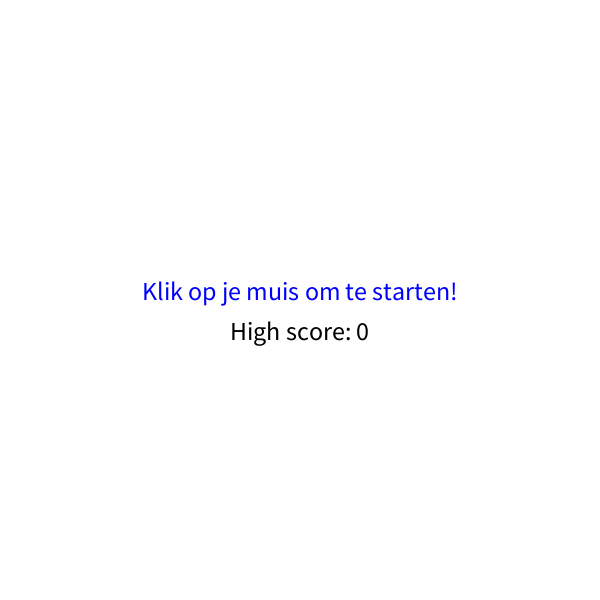
Frame 1 (no input)
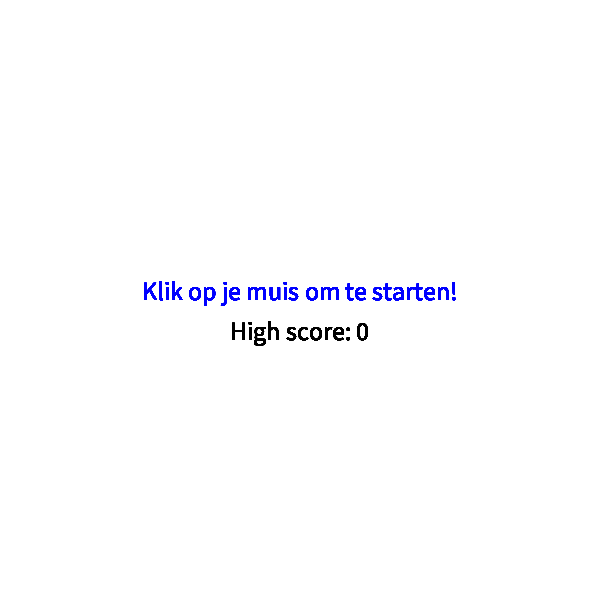
Frame 60 (the mouse pressed at the canvas centre just before this capture)
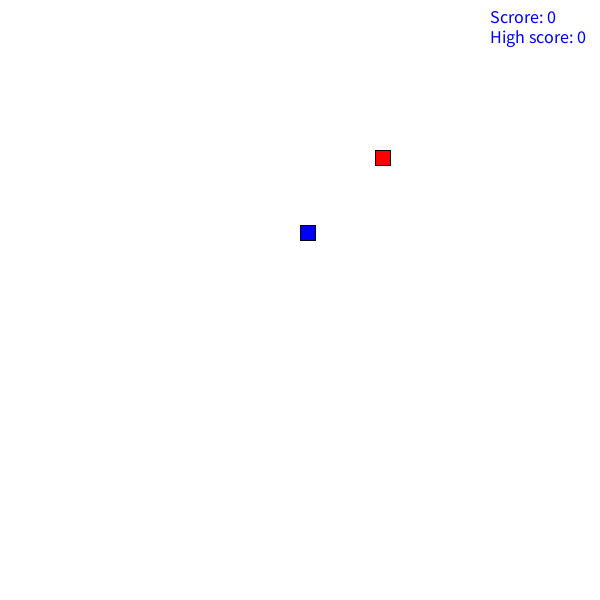
Frame 120 (the mouse held since frame 60 and released just before this capture)

The Processing sketch that drew these frames (run headless with seeded random() and noise(); from frame 60 on, the mouse is pressed at the canvas centre):

// Processing sketch: Snake
// ── Snake.pde


int snakePosX , snakePosY;
int grid = 15;
int gridX , gridY;
ArrayList<Integer> X = new ArrayList<Integer>();
ArrayList<Integer> Y = new ArrayList<Integer>();
PVector richting = new PVector(0,-1);
PVector Appel;
int score; 
int highScore;
Boolean playing = false;
Boolean gameOver = false;
Boolean paused = false;

void setup(){
  
  //witte achtergrond
  background(255,255,255);
  
  //window 600 bij 600
  size(600,600);
  
  //verdeel in 15 bij 15 "blokken"
  gridX = width / grid;
  gridY = height / grid;
    
 
}

void draw(){
  
  
  //check of de game is gestart
  
  if(!playing){
        
        fill(0, 0, 255); 
        textSize(26); 
        textAlign(CENTER); 
        
        
        if(gameOver){
          
          text("Game over! Klik op je muis om opnieuw te starten!" ,  width/2  , height/2  );
        }
        else{
          
          text("Klik op je muis om te starten!" ,  width/2  , height/2  );
        
        }
        fill(0);
        text("High score: " + highScore ,  width/2  , height/2  + 40 );
  }
  
  else if(paused){
         
        fill(0, 0, 255); 
        textSize(26); 
        textAlign(CENTER); 
        text("Klik op P om te hervatten!" ,  width/2  , height/2  );
        fill(0);
        text("Score: " + highScore ,  width/2  , height/2  + 40 );
  }
  
  else{
    //begin game
    game();
  } 
 

}


void pause(){
    //zet richting naar X 0 Y 0
    richting =  new PVector(0,0);
    
}


void game(){
  
    //achtergrond wit
    background(255,255,255);
    
    //laat score bord zien rechtsboven
    Scorebord();
    
    //als huidige score hoger is dan highscore zet highscore naar huidge score
    if(score > highScore){
      highScore = score;
    }
    
    //teken de appel in de grid
    SpawnAppel();
    
    //blauw
    fill(0, 0, 255);
    
    int snakeLengte = X.size();
    
    
    //teken elk "lichaamdeel" van de snake
    for (int i = 0; i < snakeLengte; i++) {
      rect(X.get(i)*grid, Y.get(i)*grid, grid, grid); 
    }
     
    //elke 10e frame
    if (frameCount % 10 ==0) {
        
      
         // voeg de huidige positie + de richting waar de snake naar toe gaat toe aan de array
         X.add(0, X.get(0) + int(richting.x));
         Y.add(0, Y.get(0) + int(richting.y));
         
         //check of snake border raakt
         if(raaktBorder()){
            playing = false;
            gameOver = true;
   
          
         }
         
         //start bij lichaam dus snakeLengte + 1 en i = 1
         for(int i = 1 ; i < snakeLengte + 1 ; i++){
             
             //snakehoofd positie
             int snakeHoofdPosY = Y.get(0);
             int snakeHoofdPosX = X.get(0);
             
             //snakelichaam positie
             int snakeLichaamDeelPosY = Y.get(i);
             int snakeLichaamDeelPosX = X.get(i);
             
             //game over als snakeHoofd X en Y is dezelfde positie als snakeLichaamdeel
             if(snakeHoofdPosY == snakeLichaamDeelPosY &&  snakeHoofdPosX == snakeLichaamDeelPosX){
                playing = false;
                gameOver = true;
             }
             
          
           
         }

           
         //check of de snake op dezelfde X en Y zit als de appel       
         if(kanAppelEten()){
             EetAppel();
         }
         
         else{
          
           
           int LaatsteYIndex = Y.size() - 1;
           int LaatsteXIndex = X.size() - 1;
           
           //verwijder de laatste item in de arraylist
           X.remove(LaatsteXIndex); 
           Y.remove(LaatsteYIndex);
           
         }
    }
  
}

void Scorebord(){
  textAlign(LEFT);
  textSize(18);
  
  //score = score - 1
  score = int(X.size()) - 1;
  text("Scrore: " + score, width - 110 , 10 ,  width -20 , 50);
  text("High score: " + highScore,width - 110 , 30 ,  width -20 , 50);

}

void SpawnAppel(){
  
  //rode kleur
  fill(255,0,0);
  
  //bepaal X en Y door Appel.x en Appel.y te vermenigvuldigen met de grid size;
  float AppelX = Appel.x * grid;
  float AppelY = Appel.y * grid;
  
  //teken de appel met de X en Y
  rect(AppelX , AppelY, grid,grid);
 
}

void EetAppel(){
    
     //zet de x en y positie naar een random getal binnen de grid
    Appel = new PVector(int(random(gridX)) , int(random(gridY)));
  
  
}


Boolean raaktBorder(){
  
  
  //huidige positie van snake
  int snakePosY = Y.get(0);
  int snakePosX = X.get(0);
  
  
  return snakePosX >= gridX || snakePosX < 0  || snakePosY >= gridY || snakePosY < 0;

}

Boolean kanAppelEten (){
  
   //huidige positie van snake
   snakePosX = X.get(0);
   snakePosY = Y.get(0);
   
   //float naar int
   int AppelPosX = Math.round(Appel.x);
   int AppelPosY = Math.round(Appel.y);
   
   //als Appel positie X en Y hetzelfde is als de snakeHoofd X en Y return true 
   return AppelPosX == snakePosX && AppelPosY == snakePosY;
 
 }

void reset(){
  
    //zet richting naar UP
    richting = new PVector(0,-1);
    
    //Nieuwe Appel op random X en Y op de grid
    Appel = new PVector(int(random(gridX)) , int(random(gridY)));
    
    //score naar 0
    score = 0;
    
    //maak de snake posities leeg
    X.clear();
    Y.clear();
    
    //plaats de snake in het midden van het scherm
    X.add(gridX / 2);
    Y.add(gridY / 2);
    
    //start de game
    playing = true;
    gameOver = false;
    

}


void mousePressed(){
  if(!playing){
    reset();
  
  }

}

void keyPressed(){
   
  //zet controls uit als game gepauzeerd is

  if(playing && !paused){ 
    
     if(keyCode == UP){
       
       //richting omhoog 
       //Y = 1 naar Y = 0 = -1
       richting.y = -1;
       richting.x = 0;
     }
   
     if(keyCode == DOWN){
       
       //richting omlaag 
       //Y = 0 naar Y = 1 = 1
       richting.y = 1;
       richting.x = 0;  
     }
   
     if(keyCode == LEFT){
       
       //richting links 
       //X = 1 naar X = 0 = -1
       richting.y = 0;
       richting.x = -1;      
     }
   
     if(keyCode == RIGHT){
       
       //richting links 
       //X = 0 naar X = 1 = 1
       richting.y = 0;
       richting.x = 1; 
     }
     
   }
   
   if(keyCode == 'p' || keyCode == 'P'){
     
       if(playing){
         paused = !paused;
       }
     
   }
}
